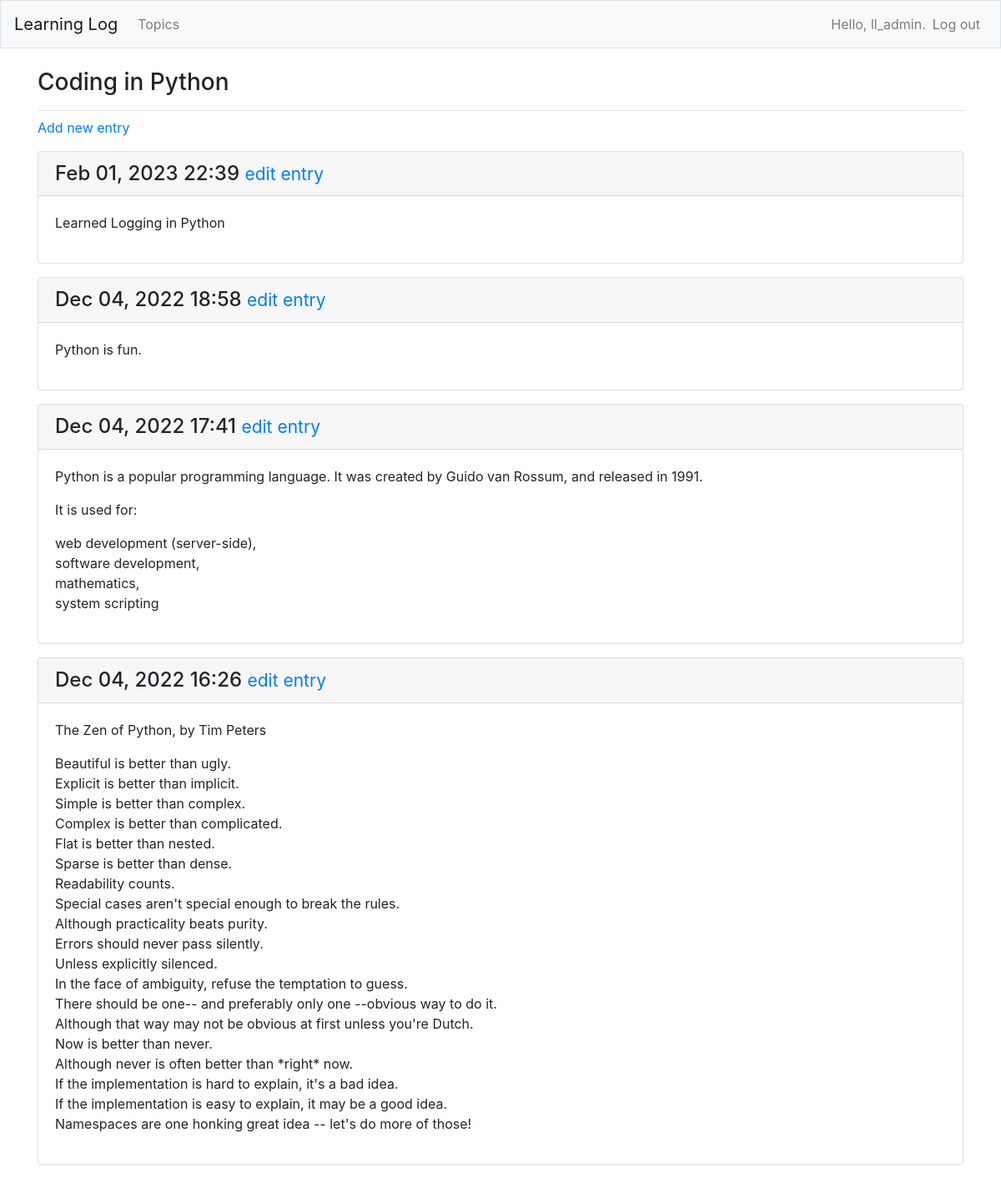
The page /topics/2/ (signed in) on the database its author committed.
### learning_logs/models.py (models this page shows, shortened)
class Topic(models.Model):
    text = models.CharField(max_length=200)
    date_added = models.DateTimeField(auto_now_add=True)
    owner = models.ForeignKey(User, on_delete=models.CASCADE)
    def __str__(self):
        return self.text

class Entry(models.Model):
    topic = models.ForeignKey(Topic, on_delete=models.CASCADE)
    text = models.TextField()
    date_added = models.DateTimeField(auto_now_add=True)
    class Meta:
        verbose_name_plural = 'entries'

### learning_logs/views.py (the view)
# urls.py: path('topics/<int:topic_id>/', views.topic, name='topic'),
@login_required
def topic(request, topic_id):
    topic = Topic.objects.get(id=topic_id)
    if topic.owner != request.user:
        raise Http404
    entries = topic.entry_set.order_by('-date_added')
    context = {'topic': topic, 'entries': entries}
    return render(request, 'learning_logs/topic.html', context)

### learning_logs/templates/learning_logs/topic.html
{% extends 'learning_logs/base.html' %}
{% block page_header %}
  <h3>{{ topic }}</h3>
{% endblock page_header %}
{% block content %}
  <p>
    <a href="{% url 'learning_logs:new_entry' topic.id %}">Add new entry</a>
  </p>
  {% for entry in entries %}
    <div class="card mb-3">
      <h4 class="card-header">
        {{ entry.date_added|date:'M d, Y H:i' }}
        <small><a href="{% url 'learning_logs:edit_entry' entry.id %}">
            edit entry</a></small>
      </h4>
      <div class="card-body">
        {{ entry.text|linebreaks }}
      </div>
    </div>
  {% empty %}
    <p>There are no entries for this topic yet.</p>
  {% endfor %}
{% endblock content %}

### learning_logs/templates/learning_logs/base.html (shortened to what this page needs)
{% load bootstrap4 %}
<html>
<html lang="en">
<head>
  {% bootstrap_css %}
</head>
<body>
  <nav class="navbar navbar-expand-md navbar-light bg-light mb-4 border">
    <a class="navbar-brand" href="{% url 'learning_logs:index'%}">
        Learning Log</a>
    <div class="collapse navbar-collapse" id="navbarCollapse">
      <ul class="navbar-nav mr-auto">
        <li class="nav-item">
          <a class="nav-link" href="{% url 'learning_logs:topics'%}">
              Topics</a></li>
      </ul>
      <ul class="navbar-nav ml-auto">
        {% if user.is_authenticated %}
          <li class="nav-item">
            <span class="navbar-text">Hello, {{ user.username }}.</span>
          </li>
          <li class="nav-item">
            <a class="nav-link" href="{% url 'users:logout' %}">Log out</a>
          </li>
        {% else %}
          <li class="nav-item">
            <a class="nav-link" href="{% url 'users:register' %}">Register</a>
          </li>
          <li class="nav-item">
            <a class="nav-link" href="{% url 'users:login' %}">Log in</a></li>
        {% endif %}
      </ul>
    </div>
  </nav>
  <main role="main" class="container">
    <div class="pb-2 mb-2 border-bottom">
      {% block page_header %}{% endblock page_header %}
    </div>
    <div>
      {% block content %}{% endblock content %}
    </div>
  </main>
</body>
</html>

### rows shown on the page
Topic: text "Coding in Python"
Entry: date_added "Feb 01, 2023 22:39", text "Learned Logging in Python"
Entry: date_added "Dec 04, 2022 18:58", text "Python is fun."
Entry: date_added "Dec 04, 2022 17:41", text "Python is a popular programming language. It was created by Guido van Rossum, and released in 1991. It is used for: web development (server-side), software development, mathematics, system scripting"
Entry: date_added "Dec 04, 2022 16:26", text "The Zen of Python, by Tim Peters Beautiful is better than ugly. Explicit is better than implicit. Simple is better than complex. Complex is better than complicated. Flat is better than nested. Sparse is better than dense. Readability counts. Special cases aren't special enough to break the rules. Although practicality beats purity. Errors should never pass silently. Unless explicitly silenced. In the face of ambiguity, refuse the temptation to guess. There should be one-- and preferably only one --obvious way to do it. Although that way may not be obvious at first unless you're Dutch. Now is better than never. Although never is often better than *right* now. If the implementation is hard to…"

### other values the page prints
{{ user.username }} "ll_admin"
